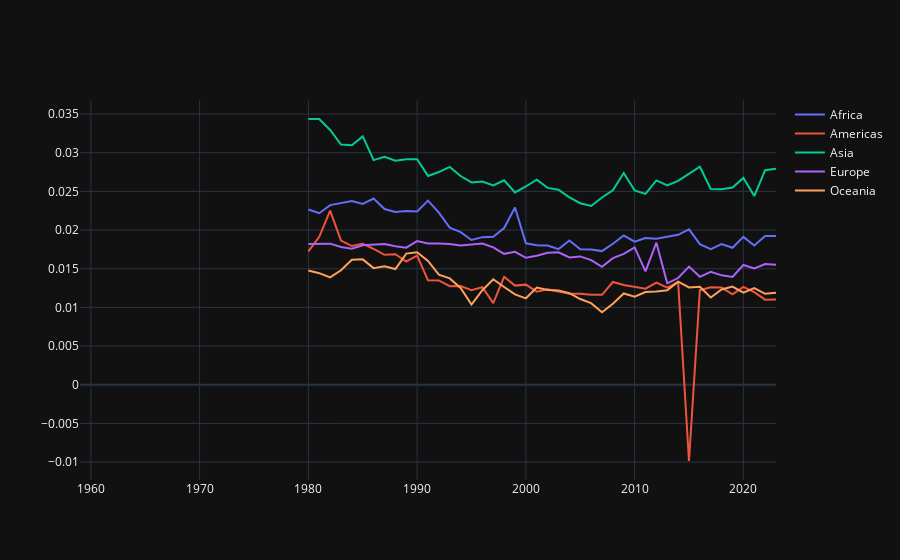

Notebook source saved alongside this figure:
### Code cell
fig = go.Figure()

for region, data in defense_region.groupby('region'):
    subset = data.groupby('year')['value_pct_national_income'].mean()

    fig.add_trace(
        go.Scatter(
            x=subset.index,
            y=subset.values,
            name=region
        )
    )

fig.show()
